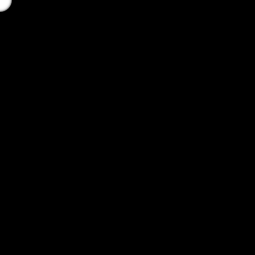
Frame 1 (no input)
Frame 60 (the mouse pressed at the canvas centre just before this capture): identical to frame 1, image omitted
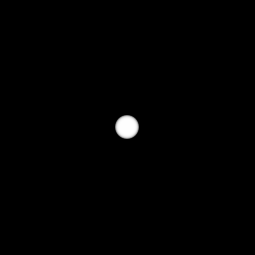
Frame 120 (the mouse held since frame 60 and released just before this capture)

The Processing sketch that drew these frames (run headless with seeded random() and noise(); from frame 60 on, the mouse is pressed at the canvas centre):

// Processing sketch: day_16_3
// ── day_16_3.pde
int num = 25;
int[] x = new int [50];
int[] y = new int [50];
void setup(){
 size(255,255);
 noStroke();
 fill(255,102);
} 
 void draw(){
   background(0);
   for(int i = num-1; i > 0;i--){
     x[i] = x[i-1];
     y[i] = y[i-1]; //read from bottom of list
   }
     x[0] = mouseX;
     y[0] = mouseY; //add value @ top of list
     
     for(int i = 0; i<num; i++){ //count up by incrementing i and keep running if i is less thanb num
     ellipse(x[i],y[i],i,i);
  }
} 
